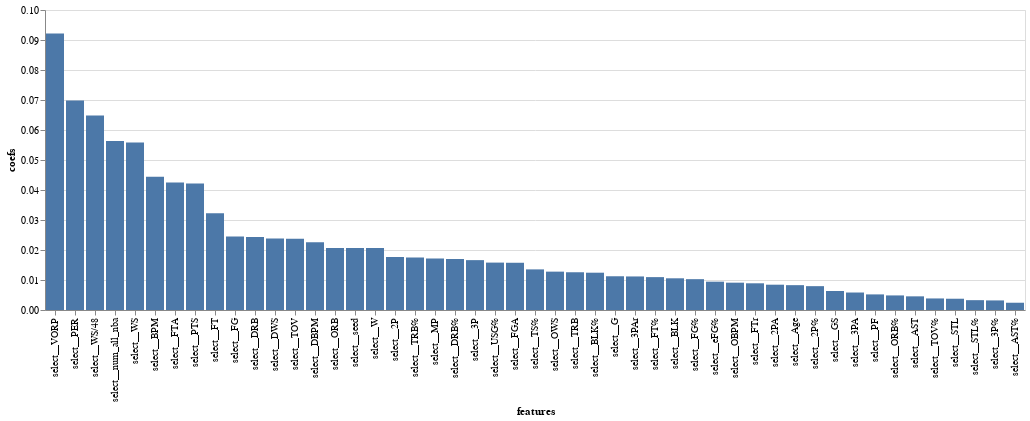

Notebook source saved alongside this figure:
### Markdown cell above
For our feature importance, we see that the advanced statistic VORP is the most impactful, with PER being the second most so, similar to the RF.

### Code cell
feature_names = xgb_model.best_estimator_.named_steps['col_transform'].get_feature_names_out()
coef_df = pd.DataFrame({'coefs':xgb_model.best_estimator_.named_steps['classifier'].feature_importances_,
                          'features':feature_names})
coef_df_nz = coef_df[coef_df['coefs']!=0]

alt.Chart(coef_df_nz).mark_bar().encode(
    y='coefs',
    x=alt.Y('features', sort='-y'))

### Figure 1 — Vega-Lite specification as saved in the notebook (floating-point values rounded to 4 significant figures)
{"config": {"view": {"continuousWidth": 400, "continuousHeight": 300}}, "data": {"name": "data-a481d66b681cb3472d90878405683702"}, "mark": "bar", "encoding": {"x": {"field": "features", "sort": "-y", "type": "nominal"}, "y": {"field": "coefs", "type": "quantitative"}}, "$schema": "https://vega.github.io/schema/vega-lite/v4.17.0.json", "datasets": {"data-a481d66b681cb3472d90878405683702": [{"coefs": 0.008282, "features": "select__Age"}, {"coefs": 0.01125, "features": "select__G"}, {"coefs": 0.006342, "features": "select__GS"}, {"coefs": 0.01716, "features": "select__MP"}, {"coefs": 0.02454, "features": "select__FG"}, {"coefs": 0.01575, "features": "select__FGA"}, {"coefs": 0.01028, "features": "select__FG%"}, {"coefs": 0.01662, "features": "select__3P"}, {"coefs": 0.005828, "features": "select__3PA"}, {"coefs": 0.003195, "features": "select__3P%"}, {"coefs": 0.01764, "features": "select__2P"}, {"coefs": 0.008436, "features": "select__2PA"}, {"coefs": 0.007948, "features": "select__2P%"}, {"coefs": 0.009444, "features": "select__eFG%"}, {"coefs": 0.03221, "features": "select__FT"}, {"coefs": 0.04252, "features": "select__FTA"}, {"coefs": 0.01096, "features": "select__FT%"}, {"coefs": 0.0207, "features": "select__ORB"}, {"coefs": 0.02437, "features": "select__DRB"}, {"coefs": 0.01258, "features": "select__TRB"}, {"coefs": 0.004553, "features": "select__AST"}, {"coefs": 0.003757, "features": "select__STL"}, {"coefs": 0.01057, "features": "select__BLK"}, {"coefs": 0.02373, "features": "select__TOV"}, {"coefs": 0.0052, "features": "select__PF"}, {"coefs": 0.0422, "features": "select__PTS"}, {"coefs": 0.06987, "features": "select__PER"}, {"coefs": 0.01354, "features": "select__TS%"}, {"coefs": 0.01119, "features": "select__3PAr"}, {"coefs": 0.008901, "features": "select__FTr"}, {"coefs": 0.004859, "features": "select__ORB%"}, {"coefs": 0.01702, "features": "select__DRB%"}, {"coefs": 0.01751, "features": "select__TRB%"}, {"coefs": 0.002422, "features": "select__AST%"}, {"coefs": 0.003277, "features": "select__STL%"}, {"coefs": 0.01243, "features": "select__BLK%"}, {"coefs": 0.003852, "features": "select__TOV%"}, {"coefs": 0.0158, "features": "select__USG%"}, {"coefs": 0.01279, "features": "select__OWS"}, {"coefs": 0.02383, "features": "select__DWS"}, {"coefs": 0.05587, "features": "select__WS"}, {"coefs": 0.06481, "features": "select__WS/48"}, {"coefs": 0.009108, "features": "select__OBPM"}, {"coefs": 0.02259, "features": "select__DBPM"}, {"coefs": 0.04442, "features": "select__BPM"}, {"coefs": 0.09215, "features": "select__VORP"}, {"coefs": 0.02064, "features": "select__W"}, {"coefs": 0.05637, "features": "select__num_all_nba"}, {"coefs": 0.02069, "features": "select__seed"}]}}
